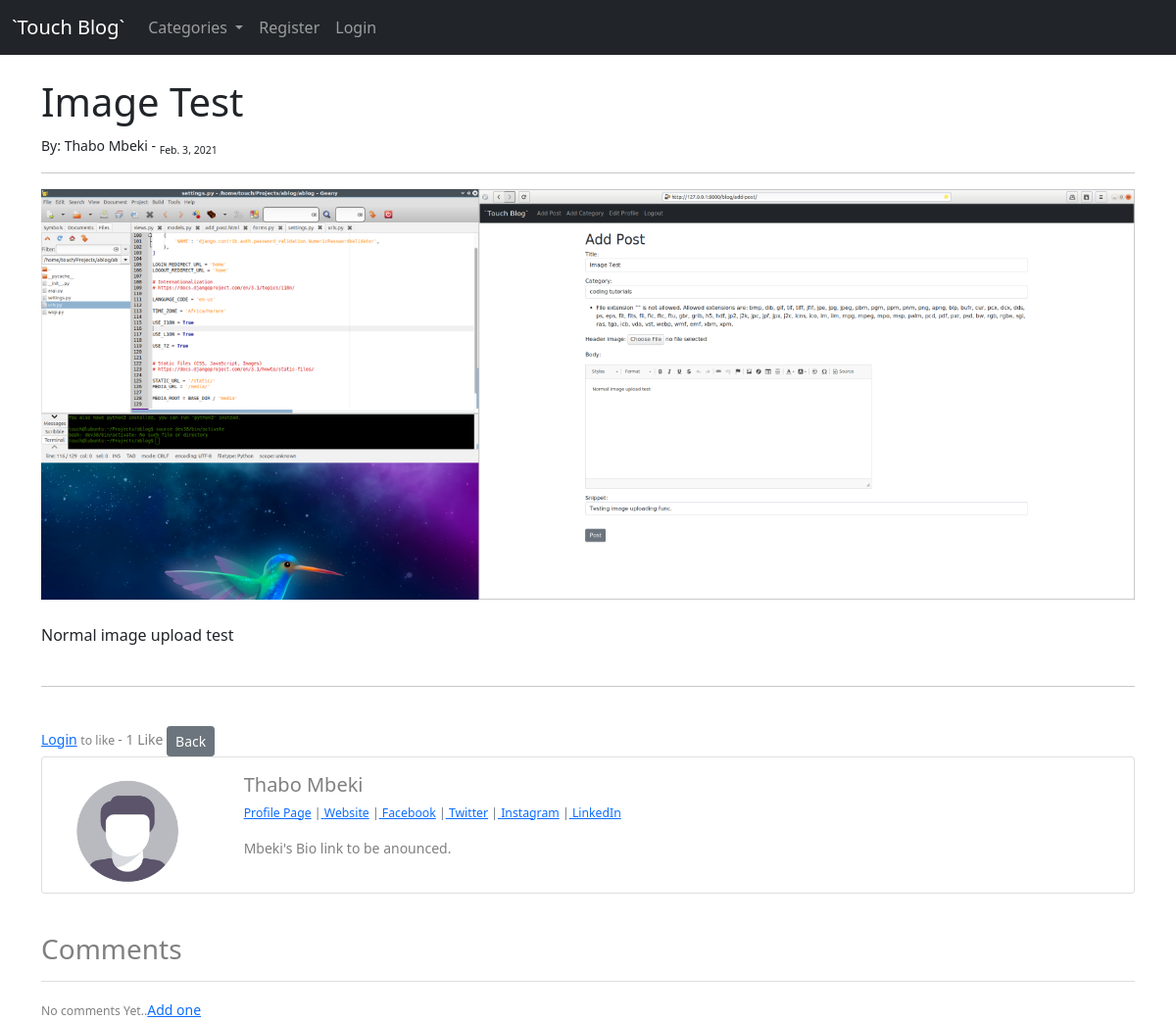
The page /blog/article/31 on the database its author committed.
### blog/models.py (models this page shows, shortened)
class Post(models.Model):
    title = models.CharField(max_length=255)
    header_image = models.ImageField(blank=True, null=True, upload_to="images/")
    author = models.ForeignKey(User, on_delete=models.CASCADE)
    body = RichTextField(blank=True, null=True)
    post_date = models.DateField(auto_now_add=True)
    category = models.CharField(max_length=255, default='coding')
    snippet = models.CharField(max_length=255)
    likes = models.ManyToManyField(User, related_name="blog_posts")
    def total_likes(self):
	    return self.likes.count()

class Profile(models.Model):
	user = models.OneToOneField(User, null=True, on_delete=models.CASCADE)
	bio = models.TextField()
	profile_pic = models.ImageField(null=True, blank=True,upload_to="images/profile/")
	website_url = models.CharField(max_length=255, null=True, blank=True)
	facebook_url = models.CharField(max_length=255, null=True, blank=True)
	instagram_url = models.CharField(max_length=255, null=True, blank=True)
	twitter_url = models.CharField(max_length=255, null=True, blank=True)
	linkedin_url = models.CharField(max_length=255, null=True, blank=True)

### blog/views.py (the view)
# urls.py: path('article/<int:pk>', ArticleView.as_view(), name='article'),
class ArticleView(DetailView):
	model = Post
	template_name = 'detail_view.html'
	def get_context_data(self, *args, **kwargs):
		cat_menu = Category.objects.all()
		context = super(ArticleView, self).get_context_data(*args, **kwargs)
		item = get_object_or_404(Post, id=self.kwargs['pk'])
		total_likes =  item.total_likes()
		liked = False
		if item.likes.filter(id=self.request.user.id).exists():
			liked = True
		context["cat_menu"] = cat_menu
		context["total_likes"] = total_likes
		context["liked"] = liked
		return context

### blog/models.py (called while the page is built)
	def __str__(self):
		return self.name

### blog/templates/detail_view.html (shortened to what this page needs)
{% extends 'base.html' %}
{% load static %}
{% block content %}
	<h1>{{ post.title }}</h1>
	<small>By:
		{{ post.author.first_name }}
		{{ post.author.last_name }} -
		<sub>{{ post.post_date }}</sub>
	</small><br>
	<hr>
	{% if post.header_image %}
		<img src="{{ post.header_image.url }}" style="max-width: 100%" ><br><br>
	{% endif %}
	{{ post.body|safe }}
	<br>
	<hr><br>
	<form action="{% url 'like_post' post.pk %}" method="POST">
		{% if user.is_authenticated %}
			{% if liked %}
				<button type="submit", name="post_id", value="{{ post.id }}", class="btn btn-sm btn-danger" >unlike</button>
			{% else %}
				<button type="submit", name="post_id", value="{{ post.id }}", class="btn btn-sm btn-primary" >like</button>
			{% endif %}
		{% else %}
		<small style="color: gray ;"><a href="{% url 'login' %}">Login</a> <small> to like </small>
		{% endif %}
		- {{ total_likes }} Like{{total_likes|pluralize}}  <a class="btn  btn-sm btn-secondary" href="{% url 'home' %}" >Back</a>
	</form>
	<br>
	<div class="card mb-3">
	   <div class="row no-gutters">
	    <div class="col-md-2">
		{% if post.author.profile.profile_pic %}
			<img src="{{ post.author.profile.profile_pic.url }}" class="card-img">
		{% else %}
			<img src="{% static 'blog/images/default_profile_pic.png' %}" class="card-img">
		{% endif %}
		</div>
	    <diV class="col-md-10">
		  <div class="card-body">
			<h5 class="card-title"> {{ post.author.first_name }} {{ post.author.last_name }}</h5>
<p class="small text-muted">
	<a href="{% url 'show_profile' post.author.profile.id %}">Profile Page</a>
	{% if post.author.profile.website_url %}
		|<a href="{{ post.author.profile.website_url }}"> Website</a>
	{% endif %}
	{% if post.author.profile.facebook_url %}
		|<a href="{{ post.author.profile.facebook_url }}"> Facebook</a>
	{% endif %}
	{% if post.author.profile.twitter_url %}
		|<a href="{{ post.author.profile.twitter_url }}"> Twitter</a>
	{% endif %}
	{% if post.author.profile.instagram_url %}
		|<a href="{{ post.author.profile.instagram_url }}"> Instagram</a>
	{% endif %}
	{% if post.author.profile.linkedin_url %}
		|<a href="{{ post.author.profile.linkedin_url }}"> LinkedIn</a>
	{% endif %}
</p>
			<p class="card-text">{{ post.author.profile.bio }}</p>
		  </div>
		</diV>
	   </div>
	</div>
	<br>
	<h3>Comments</h3>
	<hr>
	{% if not post.comments.all %}
		<small>No comments Yet..</small><a href="{% url 'add_comment' post.pk %}">Add one</a>
	{% endif %}
{% endblock %}

### rows shown on the page
Post: title "Image Test", author.first_name "Thabo", author.last_name "Mbeki", post_date "Feb. 3, 2021", header_image (picture), body "Normal image upload test", author.profile.bio "Mbeki's Bio link to be anounced."

### other values the page prints
{{ total_likes }} "1"
